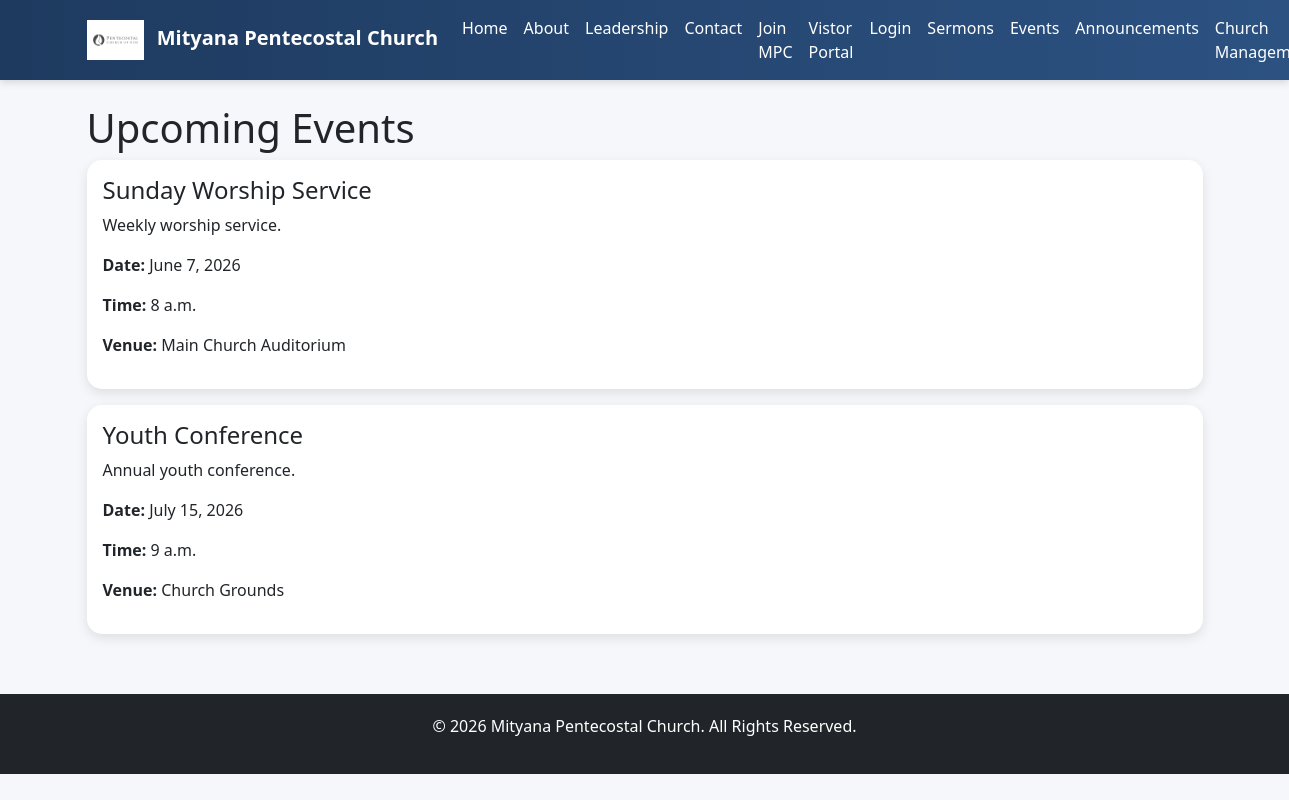
Screenshot of /events/ with the database file from the repository.
### events/models.py (models this page shows, shortened)
class Event(models.Model):
    title = models.CharField(max_length=200)
    description = models.TextField()
    event_date = models.DateField()
    event_time = models.TimeField()
    venue = models.CharField(max_length=200)
    is_active = models.BooleanField(default=True)
    created_at = models.DateTimeField(auto_now_add=True)
    class Meta:
        ordering = ['event_date']

### core/views.py (the view)
# urls.py: path('events/', event_list, name='events'
def event_list(request):
    events = Event.objects.filter(
        is_active=True
    )
    return render(
        request,
        'events.html',
        {
            'events': events
        }
    )

### templates/events.html
{% extends 'base.html' %}
{% block content %}
<h1>Upcoming Events</h1>
{% for event in events %}
<div class="card mb-3">
    <div class="card-body">
        <h4>{{ event.title }}</h4>
        <p>{{ event.description }}</p>
        <p>
            <strong>Date:</strong>
            {{ event.event_date }}
        </p>
        <p>
            <strong>Time:</strong>
            {{ event.event_time }}
        </p>
        <p>
            <strong>Venue:</strong>
            {{ event.venue }}
        </p>
    </div>
</div>
{% empty %}
<p>No events available.</p>
{% endfor %}
{% endblock %}

### static/css/style.css (style rules this page uses)
body { background-color: #f5f7fa; }
.card { border: none; border-radius: 15px; box-shadow: 0 4px 12px rgba( 0, 0, 0, 0.1 ); transition: 0.3s; }

### rows the page displays
Event: title "Sunday Worship Service", description "Weekly worship service.", event_date "June 7, 2026", event_time "8 a.m.", venue "Main Church Auditorium"
Event: title "Youth Conference", description "Annual youth conference.", event_date "July 15, 2026", event_time "9 a.m.", venue "Church Grounds"
